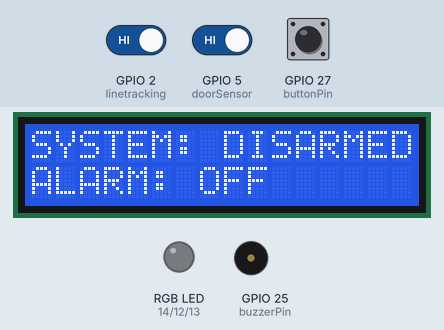
This sketch was run on a simulated ESP32. Parts: 16×2 character LCD, an RGB LED mixed from three pins (HIGH = lit), buzzer (waves = sounding, pin HIGH). Dashed ring = blinking. The test bench sets the inputs (shaded band); at power-on: GPIO 27 (buttonPin) HIGH, GPIO 2 (linetracking) HIGH, GPIO 5 (doorSensor) HIGH. WiFi joins after 1.5 s; servers stay silent unless stated; the local clock reads 2024-03-15 10:24:30 at power-on unless the sketch sets it; no MQTT or app messages arrive unless stated; what the sketch prints to the serial monitor is not drawn.

Above: at 2.8 s.
2.9 s: GPIO 27 (buttonPin) pulled LOW for 0.15 s
At 4.3 s:
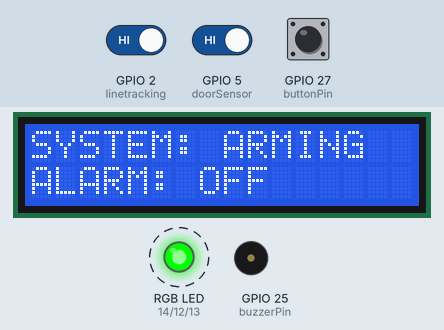
10.4 s: GPIO 27 (buttonPin) pulled LOW for 1 s
At 11.6 s:
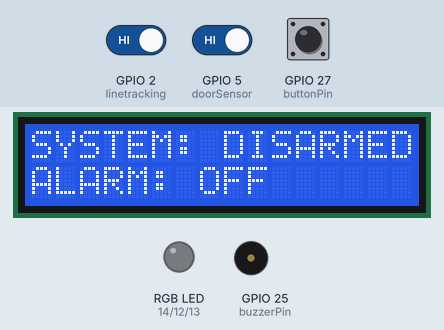
12.9 s: GPIO 27 (buttonPin) pulled LOW for 3.2 s
At 23.5 s:
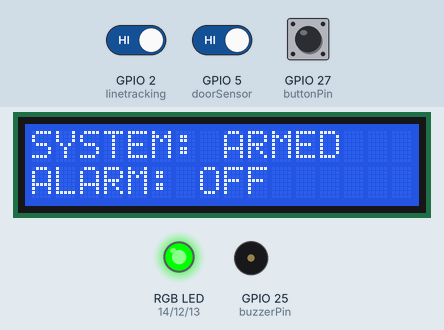
Timing chart, 0 to 24.4 s (numbered marks = the images above; inputs shaded):
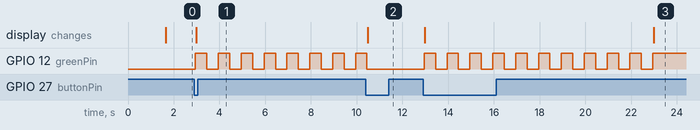

The sketch:

iot_project.ino
```cpp
// ---- LIBRARIES ------

#include <Wire.h>

#include <LiquidCrystal_I2C.h>

#include <WiFi.h>

#include <PubSubClient.h>

#include "time.h"

// ---- DISPLAY DECLARATION ----

LiquidCrystal_I2C lcd(0x27, 16, 2); // 0x27- I2C address, 16- characters per row, 2- number of rows


// SYSTEM STATES

#define DISARMED 0

#define ARMED    1


/// VARIABLES FOR SYSTEM AND ALARM

int systemState = DISARMED; // starting as disarmed

bool alarmActive = false; // alarm OFF

bool alarmFinalLogged = false; // alarm shorter than a minute

String alarmReason = ""; // motion / door opening detected

unsigned long alarmStartTime = 0; // starting from 0 to count until given time in the code


// ARMING VARIABLES

bool armingInProgress = false; // it is not arming- if it is true, it s arming( not armed- in the progress of arming)

unsigned long armingStartTime = 0; // counter of the seconds until 10 / armed

const unsigned long ARM_DELAY = 10000; // 10 seconds to get out of the house


// SENSORS VARIABLES

const int linetracking = 2; // KY-033 - D2

int currentLineValue; // current data

int previousLineValue; // previous data used to compare to the current


const int doorSensor = 5; // KY-025 - D5 - magnetic reed switch

int currentDoorValue; // same thing

int previousDoorValue; // same thing


// OUTPUTS - RGB LED & PASSIVE BUZZER

const int redPin   = 14; // D14

const int greenPin = 12; // D12

const int bluePin  = 13; // D13


const int buzzerPin = 25; // D25


// BUTTON

const int buttonPin = 27; // D27

bool lastButtonState = HIGH;


// LCD VARIABLES

int lastSystemState = -1;

bool lastAlarmActive = false;

bool lastArmingState = false;

unsigned long lastAlarmDisplayState = 0;


/// WIFI

const char* ssid = "MDU_Guest";

const char* pass = "Mario202601";


// MQTT

const char* mqtt_broker = "10.132.172.132"; // raspberry pi address

const int mqtt_port = 1883;

const char* topic = "Project";

WiFiClient espClient;

PubSubClient client(espClient);


// DATE & TIME

const char* ntpServer = "pool.ntp.org"; // NTP server

const long  gmtOffset_sec = 3600;       // time zone for sweden

const int   daylightOffset_sec = 3600;  // time zone for sweden


// FUNCTIONS

void lcdDisplay() {

    unsigned long elapsed = millis() - alarmStartTime; // millis counts how many seconds since the alarm started

    bool shortAlarm = alarmActive && elapsed < 60000;  // <1 min

    bool longAlarm  = alarmActive && elapsed >= 60000; // >=1 min


    // only update LCD if something changed

    if (systemState == lastSystemState && alarmActive == lastAlarmActive && armingInProgress == lastArmingState && shortAlarm == lastAlarmDisplayState) {

        return;

    }

    // attribute new data for the variables- if the function skipped the if statement it means that somehting changed about the system/ alarm

    lastSystemState = systemState;

    lastAlarmActive = alarmActive;

    lastArmingState = armingInProgress;

    lastAlarmDisplayState = shortAlarm;


    lcd.clear(); // clear screen once


    if (shortAlarm) {

        lcd.setCursor(0, 0);


        lcd.print("PRESS TO DISARM");

    }

    else {

        // normal display (no alarm OR long alarm)

        lcd.setCursor(0, 0);

        if (armingInProgress) {

            lcd.print("SYSTEM: ARMING   ");

        }

        else if (systemState == ARMED) {

            lcd.print("SYSTEM: ARMED    ");

        }

        else {

            lcd.print("SYSTEM: DISARMED ");

        }


        lcd.setCursor(0, 1);

        if (longAlarm) {

            lcd.print("ALARM: ON        ");

        } else {

            lcd.print("ALARM: OFF       ");

        }

    }

}


void triggerAlarm(const char* reason) {

    alarmActive = true; // tells the system that an alarm is on

    alarmStartTime = millis(); //used to save the current time since the ESP started to know when a minute has passed

    alarmReason = reason; // saves the alarm reason as a text (for ex: Door opened)


    Serial.print("ALARM TRIGGERED: ");

    Serial.println(reason);


    digitalWrite(redPin, HIGH); // turn the red led on

    digitalWrite(greenPin, LOW); // turn the green led off

    digitalWrite(bluePin, LOW); // turn the ble led off

    //digitalWrite(buzzerPin, HIGH);

    lcdDisplay(); //update the dislay

}


void setArmedState() {

    systemState = ARMED; //system is armed

    alarmActive = false; //ensures the alarm s off while arming

    alarmFinalLogged = false;

    armingInProgress = true; // starts the countdown (until it reaches 10 secs.)

    armingStartTime = millis(); //saves time when the arming started


    digitalWrite(redPin, LOW);

    digitalWrite(greenPin, HIGH);

    digitalWrite(buzzerPin, LOW);


    Serial.println("SYSTEM: ARMING");

    lcdDisplay();

}


void setDisarmedState() {

    systemState = DISARMED;

    alarmActive = false; //stops alarm in case it was active

    armingInProgress = false; // stops cuntdown if the alarm is running

    alarmFinalLogged = false; // resest alarm


    digitalWrite(redPin, LOW);

    digitalWrite(greenPin, LOW);

    digitalWrite(buzzerPin, LOW);

    client.publish(topic, (String("[") + getTimestamp() + "] SYSTEM: DISARMED").c_str()); //gets the current date and time and builds a message that is sent through MQTT

    Serial.println("SYSTEM: DISARMED");

    lcdDisplay(); //update screen

}

static void WiFi_setup() { //connects ESP32 to wifi

  Serial.print("Connecting to WiFi ...");

  WiFi.begin(ssid, pass); //starts connecting with ssid and pass.


  while (WiFi.status() != WL_CONNECTED) { //loop starts when wifi is connected

    delay(500); //waiting time

    Serial.print(".");

  }


  Serial.println();

  Serial.print("Connected! IP: ");

  Serial.println(WiFi.localIP()); //prints ESP32 IP

}


void callback(char* topic, byte* payload, unsigned int length) { //this func. is called when the ESP32 received a message


  Serial.print("Message arrived to Raspberry Pi: ");

  for (int i = 0; i < length; i++) { //loop through message bytes

    Serial.print((char)payload[i]); //converts bytes into chars.

  }

  Serial.println();

  Serial.println("-----------------------");

}


static void MQTT_setup() { //connects ESP32 to MQTT broker

  client.setServer(mqtt_broker, mqtt_port); //sets broker IP and port

  client.setCallback(callback); //calls callback function


  while (!client.connected()) { //loop until MQTT is connected

    String client_id = "esp32-client-"; //creates client id

    client_id += WiFi.macAddress(); //appends mac address and ...

    Serial.printf("The client %s connects to the MQTT broker\n", client_id.c_str());


    if (client.connect(client_id.c_str())) { //tries to connect to mqtt

      Serial.println("Connected to the MQTT broker");

    } else {

      Serial.print("Failed with state: ");

      Serial.println(client.state());

      delay(2000); //wait before retrying in case the connection failed

    }

  }


  client.publish(topic, "Connected to MQTT server from ESP32"); //sends mqtt message on connect

  client.subscribe(topic); //subscribe to the topic (Project) to get the messages sent there

}

String getTimestamp() { //return date and time (string)

    struct tm timeinfo;

    if(!getLocalTime(&timeinfo)){

        return "00:00:00 01/01/1970"; // fallback time if it failed

    }

    char buf[30];

    strftime(buf, sizeof(buf), "%Y-%m-%d %H:%M:%S", &timeinfo); //format time into text

    return String(buf); //converts char array to string and returns timestamp

}


// SETUP

void setup() { //runs once ESP32 boots

    Serial.begin(115200); //starts serial monitor

    WiFi_setup(); //connects to wifi

    configTime(gmtOffset_sec, daylightOffset_sec, ntpServer); //configures time and date


    Serial.print("Waiting for NTP time");

    struct tm timeinfo;

    while(!getLocalTime(&timeinfo)){ //waits until the time is synced

        Serial.print(".");

        delay(500);

    }

    Serial.println();

    Serial.println("Time synced!");

    MQTT_setup(); //connects to mqtt


    pinMode(linetracking, INPUT_PULLUP); //motion sensor usually reads HIGH (1)

    pinMode(doorSensor, INPUT_PULLUP); //door sensor usually reads HIGH(1)

    pinMode(buttonPin, INPUT_PULLUP);  //button sensor (normally not pressed) reads HIGH (1)


    previousLineValue = digitalRead(linetracking); //save initial motion sensor state

    previousDoorValue = digitalRead(doorSensor); //save initial door state


    pinMode(redPin, OUTPUT);

    pinMode(greenPin, OUTPUT);

    pinMode(bluePin, OUTPUT);

    pinMode(buzzerPin, OUTPUT);


    Wire.begin(21, 22); //tells which pins are used for I2C (pin 21 = SDA- SERIAL DATA, pin 22 = SCL - SERIAL CLOCK)

    lcd.init();

    lcd.backlight();


    setDisarmedState();

}


void loop() {

    client.loop(); // keeping the client on

    // BUTTON HANDLING

    bool buttonState = digitalRead(buttonPin); // reads button state

    if (buttonState == LOW && lastButtonState == HIGH) { //detects if the btton is pressed by comparing it to the previous state which is first initialized as HIGH so disarmed

        delay(50); // debounce

        if (systemState == DISARMED) setArmedState(); //sets the state of the system

        else setDisarmedState();

    }

    lastButtonState = buttonState; //save the button state


    // ARMING DELAY

    if (armingInProgress) {

        unsigned long elapsedArming = millis() - armingStartTime; //how long the arming has been going on


        if (elapsedArming >= ARM_DELAY) { //if 10 seonds have passed

            armingInProgress = false; //stops arming

            previousLineValue = digitalRead(linetracking);

            previousDoorValue = digitalRead(doorSensor);

            Serial.println("SYSTEM: ARMED");

            client.publish(topic, (String("[") + getTimestamp() + "] SYSTEM: ARMED").c_str());

            digitalWrite(greenPin, HIGH); // solid green after armed

            digitalWrite(redPin, LOW);

            digitalWrite(bluePin, LOW);

        } else {

            // blink green LED

            if ((elapsedArming / 500) % 2 == 0) digitalWrite(greenPin, HIGH);

            else digitalWrite(greenPin, LOW);


            digitalWrite(redPin, LOW);

            digitalWrite(bluePin, LOW);

        }

    }


    //SENSOR LOGIC

    if (systemState == ARMED && !alarmActive && !armingInProgress) { //sensors active when fully armed

        currentLineValue = digitalRead(linetracking);

        if (currentLineValue == HIGH && previousLineValue == LOW)

            triggerAlarm("Motion detected");

        previousLineValue = currentLineValue;


        currentDoorValue = digitalRead(doorSensor);

        if (currentDoorValue == HIGH && previousDoorValue == LOW)

            triggerAlarm("Door opened");

        previousDoorValue = currentDoorValue;

    }


    // ALARM STATE

    if (alarmActive) {

        unsigned long elapsed = millis() - alarmStartTime;


        // Blink red for first minute

        if (elapsed < 60000) {

            digitalWrite(redPin, (millis() / 500) % 2);

        }

        // After 1 minute

        else {

            digitalWrite(redPin, HIGH);

            digitalWrite(greenPin, LOW);

            digitalWrite(bluePin, LOW);


            // Only log and send once

            if (!alarmFinalLogged) {

                Serial.println("ALARM > 1 minute");

                String msg = "[" + getTimestamp() + "] ALARM > 1 MIN: " + alarmReason;

                client.publish(topic, msg.c_str());


                alarmFinalLogged = true;

            }

        }

    }


    //SYSTEM LED STATE

    if (!armingInProgress && !alarmActive) {  //if the system is not in the process of arming and there is no alarm active

        if (systemState == ARMED) {

            digitalWrite(greenPin, HIGH);

            digitalWrite(redPin, LOW);

        }

        else { // DISARMED

            digitalWrite(redPin, LOW);

            digitalWrite(greenPin, LOW);

        }

}


    // LCD

    lcdDisplay();

} 
```

Measured:
- after the input at 2.9 s, GPIO 12 (greenPin): alternates HIGH for 0.50 s and LOW for 0.50 s, starting after 0.05 s; the display: changes after 0.09 s (image 1)
- after the input at 10.4 s, GPIO 12 (greenPin): goes on until 10.5 s, then stays LOW; the display: changes after 0.09 s (image 2)
- after the input at 12.9 s, GPIO 12 (greenPin): alternates HIGH for 0.50 s and LOW for 0.50 s, 21 changes in all, then stays HIGH, starting after 0.05 s; the display: first changes after 0.09 s (image 3 shows a later state)
